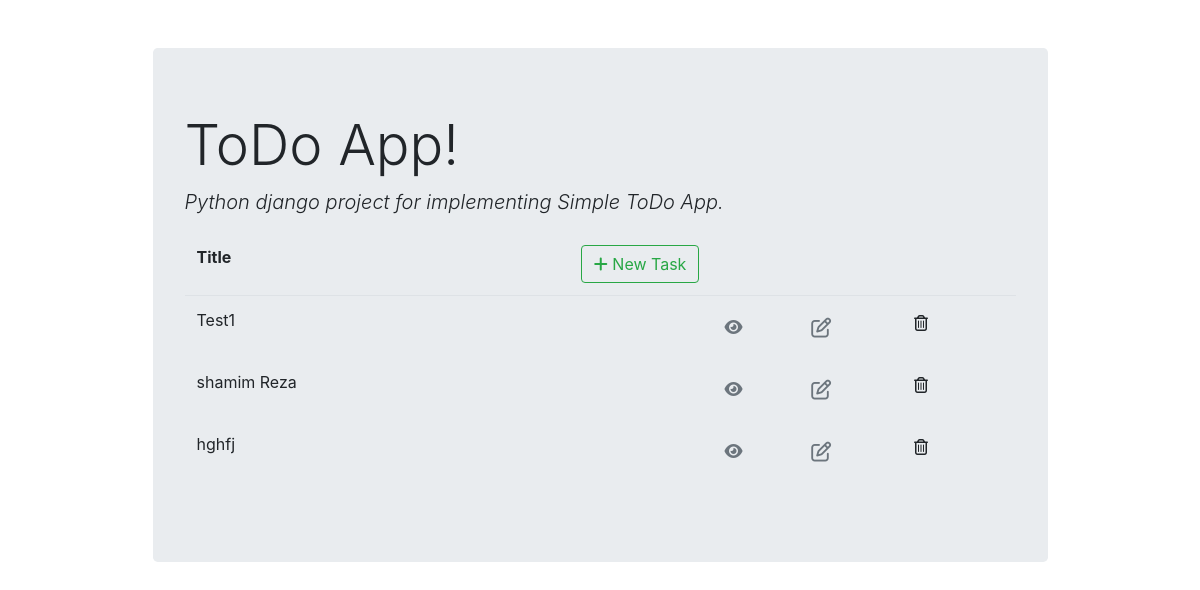
The app's page /todo/list/, older data.
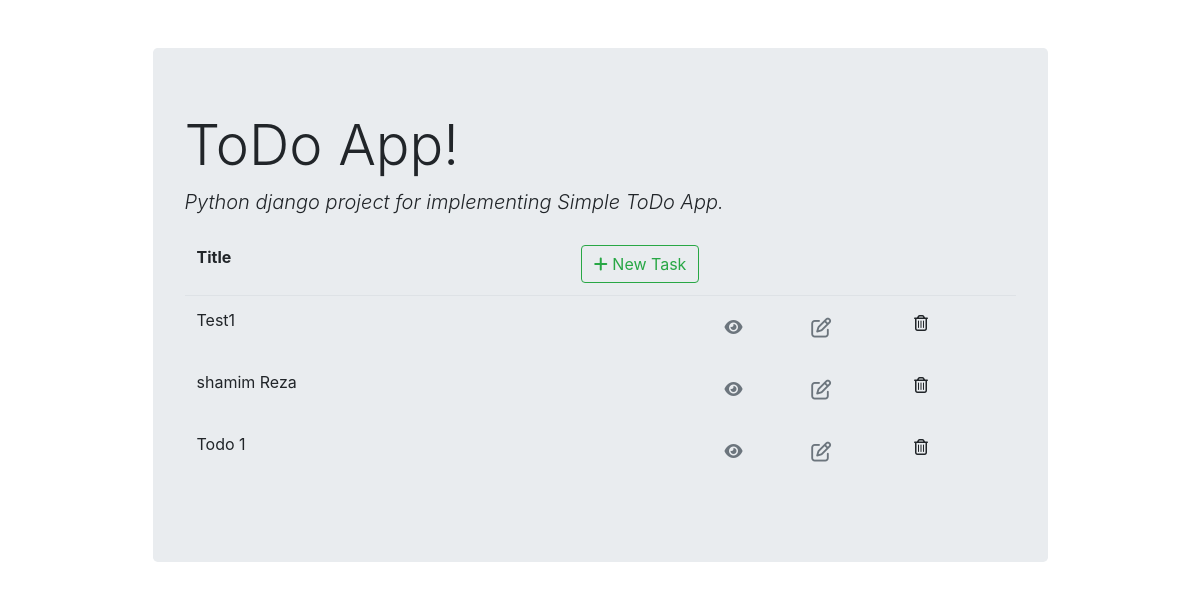
The same page, newer data.
### Todo/models.py (models this page shows)
class Tasks(models.Model):
    id = models.AutoField(primary_key=True)
    title = models.TextField(max_length=200, null=True, blank=True)
    description = models.TextField(max_length=1000, null=True, blank=True)
    status = models.ForeignKey(Status, on_delete=models.CASCADE)

### Todo/views.py (the view)
# urls.py: path('list/', views.todo_list, name='todo_list'),
def todo_list(request):
    context = {'todo_list': Tasks.objects.all()}
    return render(request, "Todo/todo_list.html", context)

### Todo/templates/Todo/todo_list.html (shortened to what this page needs)
{% extends 'Todo/base.html' %}
{% block content %}
<table class="table table-borderless">
    <thead class="border-bottom font-weight-bold">
        <tr>
            <td>Title</td>
            <td style="text-align: right; float: right;">
                <a href="{% url 'todo_insert' %}" class="btn btn-outline-success" style="float: right;">
                    <i class="fas fa-plus"></i> New Task
                </a>
            </td>
        </tr>
    </thead>
    <tbody>
        {% for todo in todo_list %}
            <tr>
                <td>{{ todo.title }}</td>
                <td>
                    <td>
                        <a href="{% url 'todo_view' todo.id %}" class="btn text-secondary px-0">
                            <i class="fa fa-eye" aria-hidden="true"></i>
                        </a>
                    </td>
                    <td>
                        <a href="{% url 'todo_update' todo.id %}" class="btn text-secondary px-0">
                            <i class="far fa-edit fa-lg"></i>
                        </a>
                    </td>
                    <td>
                        <form action="{% url 'todo_delete' todo.id %}" method="post">
                            <button type="submit" class="btn">
                                <i class="far fa-trash-alt fa-lg-text-danger float-right"></i>
                            </button>
                        </form>
                    </td>
                </td>
            </tr>
        {% endfor %}
    </tbody>
</table>
{% endblock content %}

Row changes from the older to the newer data that the page shows:
removed Tasks: title "hghfj"
added Tasks: title "Todo 1"
